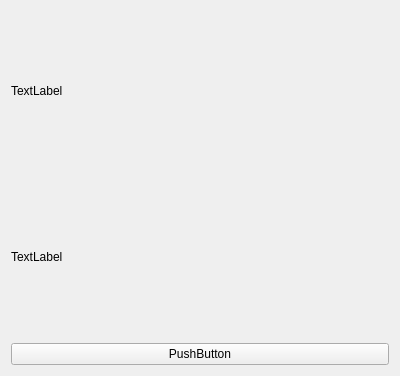
<?xml version="1.0" encoding="UTF-8"?>
<ui version="4.0">
 <class>MyWidget</class>
 <widget class="QWidget" name="MyWidget">
  <property name="geometry">
   <rect>
    <x>0</x>
    <y>0</y>
    <width>400</width>
    <height>376</height>
   </rect>
  </property>
  <property name="windowTitle">
   <string>MyWidget</string>
  </property>
  <layout class="QGridLayout" name="gridLayout">
   <item row="0" column="0">
    <widget class="MyLabel" name="label">
     <property name="text">
      <string>TextLabel</string>
     </property>
    </widget>
   </item>
   <item row="1" column="0">
    <widget class="QLabel" name="label_2">
     <property name="text">
      <string>TextLabel</string>
     </property>
    </widget>
   </item>
   <item row="2" column="0">
    <widget class="MyButton" name="pushButton">
     <property name="text">
      <string>PushButton</string>
     </property>
    </widget>
   </item>
  </layout>
 </widget>
 <layoutdefault spacing="6" margin="11"/>
 <customwidgets>
  <customwidget>
   <class>MyLabel</class>
   <extends>QLabel</extends>
   <header location="global">mylabel.h</header>
  </customwidget>
  <customwidget>
   <class>MyButton</class>
   <extends>QPushButton</extends>
   <header>mybutton.h</header>
  </customwidget>
 </customwidgets>
 <resources/>
 <connections/>
</ui>
